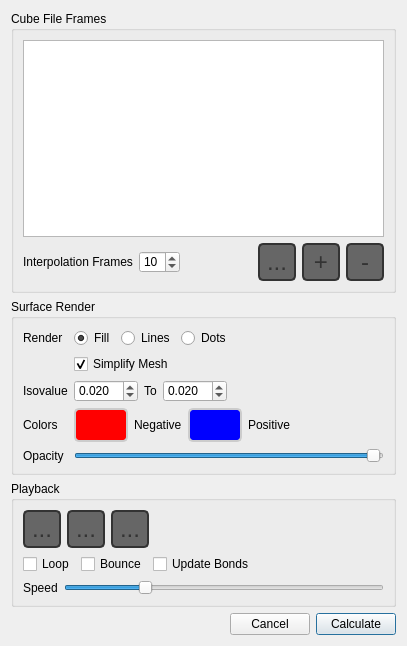
<?xml version="1.0" encoding="UTF-8"?>
<ui version="4.0">
 <class>SurfaceAnimatorDialog</class>
 <widget class="QDialog" name="SurfaceAnimatorDialog">
  <property name="geometry">
   <rect>
    <x>0</x>
    <y>0</y>
    <width>407</width>
    <height>646</height>
   </rect>
  </property>
  <property name="sizePolicy">
   <sizepolicy hsizetype="Expanding" vsizetype="Expanding">
    <horstretch>0</horstretch>
    <verstretch>0</verstretch>
   </sizepolicy>
  </property>
  <property name="windowTitle">
   <string>Create Animation</string>
  </property>
  <property name="styleSheet">
   <string>QToolButton {
   color: #333;
   background-color: #666;
   border-width: 2px;
   border-color: #CCC;
   border-style: solid;
   border-radius: 5;
   padding: 0px;
   min-width: 50px;
   max-width: 50px;
   min-height: 30px;
   max-height: 30px;
}

QToolButton:pressed {
   border-color: #222;
}
</string>
  </property>
  <layout class="QVBoxLayout" name="verticalLayout_4">
   <item>
    <widget class="QGroupBox" name="groupBox">
     <property name="styleSheet">
      <string>QToolButton {
   color: #333;
   background-color: QLinearGradient( x1: 0, y1: 0, x2: 0, y2: 1, 
          stop: 0 #fff,
          stop: 0.5 #eee, 
          stop: 1 #999);
   border-width: 2px;
   border-color: #333;
   border-style: solid;
   border-radius: 5;
   padding: 0px;
   font-size: 24px;
   min-width: 34px;
   max-width: 34px;
   min-height: 34px;
   max-height: 34px;
}

QToolButton:disabled {
  background-color: QLinearGradient( x1: 0, y1: 0, x2: 0, y2: 1, 
          stop: 0 #fff,
          stop: 0.5 #eee, 
          stop: 1 #bbb);
   border-color: #aaa;
   color: #aaa;
}

QToolButton:pressed {
   background-color: QLinearGradient( x1: 0, y1: 0, x2: 0, y2: 1, 
          stop: 0 #999,
          stop: 0.5 #eee, 
          stop: 1 #fff);
}


QToolButton:checked {
   border-color: #b00;
   background-color: QLinearGradient( x1: 0, y1: 0, x2: 0, y2: 1, 
          stop: 0 #999,
          stop: 0.5 #eee, 
          stop: 1 #fff);
}

QToolTip {
   border: 2px solid darkkhaki;
   padding: 2px;
   border-radius: 3px;
   opacity: 500;
   font-size: 10px;
}</string>
     </property>
     <property name="title">
      <string>Cube File Frames</string>
     </property>
     <layout class="QVBoxLayout" name="verticalLayout_3">
      <item>
       <widget class="QListWidget" name="fileList">
        <property name="editTriggers">
         <set>QAbstractItemView::NoEditTriggers</set>
        </property>
        <property name="alternatingRowColors">
         <bool>true</bool>
        </property>
        <property name="selectionMode">
         <enum>QAbstractItemView::SingleSelection</enum>
        </property>
       </widget>
      </item>
      <item>
       <layout class="QHBoxLayout" name="horizontalLayout_2">
        <item>
         <widget class="QLabel" name="label_4">
          <property name="text">
           <string>Interpolation Frames</string>
          </property>
         </widget>
        </item>
        <item>
         <widget class="QSpinBox" name="interpolationFrames">
          <property name="minimum">
           <number>0</number>
          </property>
          <property name="maximum">
           <number>99</number>
          </property>
          <property name="value">
           <number>10</number>
          </property>
         </widget>
        </item>
        <item>
         <spacer name="horizontalSpacer_2">
          <property name="orientation">
           <enum>Qt::Horizontal</enum>
          </property>
          <property name="sizeHint" stdset="0">
           <size>
            <width>40</width>
            <height>20</height>
           </size>
          </property>
         </spacer>
        </item>
        <item>
         <widget class="QToolButton" name="reverseButton">
          <property name="toolTip">
           <string>Reverse file list order</string>
          </property>
          <property name="text">
           <string>...</string>
          </property>
          <property name="icon">
           <iconset resource="IQmol.qrc">
            <normaloff>:/resources/icons/Up-down.png</normaloff>:/resources/icons/Up-down.png</iconset>
          </property>
          <property name="iconSize">
           <size>
            <width>24</width>
            <height>24</height>
           </size>
          </property>
         </widget>
        </item>
        <item>
         <widget class="QToolButton" name="upButton">
          <property name="toolTip">
           <string>Move selection up</string>
          </property>
          <property name="text">
           <string>+</string>
          </property>
          <property name="icon">
           <iconset resource="IQmol.qrc">
            <normaloff>:/resources/icons/Up.png</normaloff>:/resources/icons/Up.png</iconset>
          </property>
          <property name="iconSize">
           <size>
            <width>24</width>
            <height>24</height>
           </size>
          </property>
         </widget>
        </item>
        <item>
         <widget class="QToolButton" name="downButton">
          <property name="toolTip">
           <string>Move selection down</string>
          </property>
          <property name="text">
           <string>-</string>
          </property>
          <property name="icon">
           <iconset resource="IQmol.qrc">
            <normaloff>:/resources/icons/Down.png</normaloff>:/resources/icons/Down.png</iconset>
          </property>
          <property name="iconSize">
           <size>
            <width>24</width>
            <height>24</height>
           </size>
          </property>
         </widget>
        </item>
       </layout>
      </item>
     </layout>
    </widget>
   </item>
   <item>
    <widget class="QGroupBox" name="groupBox_3">
     <property name="title">
      <string>Surface Render</string>
     </property>
     <layout class="QVBoxLayout" name="verticalLayout_2">
      <item>
       <layout class="QGridLayout" name="gridLayout">
        <item row="4" column="0">
         <widget class="QLabel" name="label_8">
          <property name="text">
           <string>Opacity</string>
          </property>
         </widget>
        </item>
        <item row="3" column="0">
         <widget class="QLabel" name="label">
          <property name="text">
           <string>Colors</string>
          </property>
         </widget>
        </item>
        <item row="2" column="0">
         <widget class="QLabel" name="label_3">
          <property name="text">
           <string>Isovalue</string>
          </property>
         </widget>
        </item>
        <item row="4" column="1">
         <widget class="QSlider" name="transparencySlider">
          <property name="maximum">
           <number>100</number>
          </property>
          <property name="value">
           <number>99</number>
          </property>
          <property name="sliderPosition">
           <number>99</number>
          </property>
          <property name="orientation">
           <enum>Qt::Horizontal</enum>
          </property>
         </widget>
        </item>
        <item row="3" column="1">
         <layout class="QHBoxLayout" name="horizontalLayout_4">
          <item>
           <widget class="QToolButton" name="negativeColorButton">
            <property name="styleSheet">
             <string notr="true">QToolButton {
   background-color: rgb(255, 0, 0);
}</string>
            </property>
            <property name="text">
             <string/>
            </property>
            <property name="iconSize">
             <size>
              <width>32</width>
              <height>16</height>
             </size>
            </property>
           </widget>
          </item>
          <item>
           <widget class="QLabel" name="negativeLabel">
            <property name="text">
             <string>Negative</string>
            </property>
           </widget>
          </item>
          <item>
           <widget class="QToolButton" name="positiveColorButton">
            <property name="styleSheet">
             <string notr="true">QToolButton {
   background-color: rgb(0, 0, 255);
}</string>
            </property>
            <property name="text">
             <string/>
            </property>
            <property name="iconSize">
             <size>
              <width>32</width>
              <height>16</height>
             </size>
            </property>
           </widget>
          </item>
          <item>
           <widget class="QLabel" name="label_9">
            <property name="text">
             <string>Positive</string>
            </property>
           </widget>
          </item>
          <item>
           <spacer name="horizontalSpacer_10">
            <property name="orientation">
             <enum>Qt::Horizontal</enum>
            </property>
            <property name="sizeHint" stdset="0">
             <size>
              <width>40</width>
              <height>20</height>
             </size>
            </property>
           </spacer>
          </item>
         </layout>
        </item>
        <item row="2" column="1">
         <layout class="QHBoxLayout" name="horizontalLayout_3">
          <item>
           <widget class="QDoubleSpinBox" name="isovalue">
            <property name="decimals">
             <number>3</number>
            </property>
            <property name="minimum">
             <double>0.001000000000000</double>
            </property>
            <property name="maximum">
             <double>99.998999999999995</double>
            </property>
            <property name="singleStep">
             <double>0.001000000000000</double>
            </property>
            <property name="value">
             <double>0.020000000000000</double>
            </property>
           </widget>
          </item>
          <item>
           <widget class="QLabel" name="toLabel">
            <property name="text">
             <string>To</string>
            </property>
           </widget>
          </item>
          <item>
           <widget class="QDoubleSpinBox" name="isovalue2">
            <property name="decimals">
             <number>3</number>
            </property>
            <property name="minimum">
             <double>0.001000000000000</double>
            </property>
            <property name="maximum">
             <double>99.998999999999995</double>
            </property>
            <property name="singleStep">
             <double>0.001000000000000</double>
            </property>
            <property name="value">
             <double>0.020000000000000</double>
            </property>
           </widget>
          </item>
          <item>
           <spacer name="horizontalSpacer_4">
            <property name="orientation">
             <enum>Qt::Horizontal</enum>
            </property>
            <property name="sizeHint" stdset="0">
             <size>
              <width>40</width>
              <height>20</height>
             </size>
            </property>
           </spacer>
          </item>
         </layout>
        </item>
        <item row="0" column="0">
         <widget class="QLabel" name="label_2">
          <property name="text">
           <string>Render</string>
          </property>
         </widget>
        </item>
        <item row="0" column="1">
         <layout class="QHBoxLayout" name="horizontalLayout">
          <item>
           <widget class="QRadioButton" name="fillButton">
            <property name="text">
             <string>Fill</string>
            </property>
            <property name="checked">
             <bool>true</bool>
            </property>
           </widget>
          </item>
          <item>
           <widget class="QRadioButton" name="linesButton">
            <property name="text">
             <string>Lines</string>
            </property>
           </widget>
          </item>
          <item>
           <widget class="QRadioButton" name="dotsButton">
            <property name="text">
             <string>Dots</string>
            </property>
           </widget>
          </item>
          <item>
           <spacer name="horizontalSpacer">
            <property name="orientation">
             <enum>Qt::Horizontal</enum>
            </property>
            <property name="sizeHint" stdset="0">
             <size>
              <width>40</width>
              <height>20</height>
             </size>
            </property>
           </spacer>
          </item>
         </layout>
        </item>
        <item row="1" column="1">
         <widget class="QCheckBox" name="simplifyMesh">
          <property name="toolTip">
           <string>Use mesh decimation to reduce the complexity of the surface mesh</string>
          </property>
          <property name="text">
           <string>Simplify Mesh</string>
          </property>
          <property name="checked">
           <bool>true</bool>
          </property>
         </widget>
        </item>
       </layout>
      </item>
     </layout>
    </widget>
   </item>
   <item>
    <widget class="QGroupBox" name="playbackBox">
     <property name="styleSheet">
      <string>QToolButton {
   color: #333;
   background-color: QLinearGradient( x1: 0, y1: 0, x2: 0, y2: 1, 
          stop: 0 #fff,
          stop: 0.5 #eee, 
          stop: 1 #999);
   border-width: 2px;
   border-color: #333;
   border-style: solid;
   border-radius: 5;
   padding: 0px;
   font-size: 24px;
   min-width: 34px;
   max-width: 34px;
   min-height: 34px;
   max-height: 34px;
}

QToolButton:disabled {
  background-color: QLinearGradient( x1: 0, y1: 0, x2: 0, y2: 1, 
          stop: 0 #fff,
          stop: 0.5 #eee, 
          stop: 1 #bbb);
   border-color: #aaa;
   color: #aaa;
}


QToolButton:pressed {
   background-color: QLinearGradient( x1: 0, y1: 0, x2: 0, y2: 1, 
          stop: 0 #999,
          stop: 0.5 #eee, 
          stop: 1 #fff);
}


QToolButton:checked {
   border-color: #b00;
}

QToolTip {
   border: 2px solid darkkhaki;
   padding: 2px;
   border-radius: 3px;
   opacity: 500;
   font-size: 10px;
}</string>
     </property>
     <property name="title">
      <string>Playback</string>
     </property>
     <layout class="QVBoxLayout" name="verticalLayout">
      <item>
       <layout class="QHBoxLayout" name="horizontalLayout_5">
        <item>
         <widget class="QToolButton" name="backButton">
          <property name="toolTip">
           <string>Show previous conformer</string>
          </property>
          <property name="text">
           <string>...</string>
          </property>
          <property name="icon">
           <iconset resource="IQmol.qrc">
            <normaloff>:/resources/icons/GoBack.png</normaloff>:/resources/icons/GoBack.png</iconset>
          </property>
          <property name="iconSize">
           <size>
            <width>24</width>
            <height>24</height>
           </size>
          </property>
         </widget>
        </item>
        <item>
         <widget class="QToolButton" name="playButton">
          <property name="toolTip">
           <string>Start and stop animation</string>
          </property>
          <property name="styleSheet">
           <string>QToolButton:checked {
   border-color: #333;
}</string>
          </property>
          <property name="text">
           <string>...</string>
          </property>
          <property name="icon">
           <iconset resource="IQmol.qrc">
            <normaloff>:/resources/icons/Play.png</normaloff>
            <normalon>:/resources/icons/Stop.png</normalon>:/resources/icons/Play.png</iconset>
          </property>
          <property name="iconSize">
           <size>
            <width>24</width>
            <height>24</height>
           </size>
          </property>
          <property name="checkable">
           <bool>true</bool>
          </property>
         </widget>
        </item>
        <item>
         <widget class="QToolButton" name="forwardButton">
          <property name="toolTip">
           <string>Show next conformer</string>
          </property>
          <property name="text">
           <string>...</string>
          </property>
          <property name="icon">
           <iconset resource="IQmol.qrc">
            <normaloff>:/resources/icons/GoForward.png</normaloff>:/resources/icons/GoForward.png</iconset>
          </property>
          <property name="iconSize">
           <size>
            <width>24</width>
            <height>24</height>
           </size>
          </property>
         </widget>
        </item>
        <item>
         <spacer name="horizontalSpacer_5">
          <property name="orientation">
           <enum>Qt::Horizontal</enum>
          </property>
          <property name="sizeHint" stdset="0">
           <size>
            <width>40</width>
            <height>20</height>
           </size>
          </property>
         </spacer>
        </item>
       </layout>
      </item>
      <item>
       <layout class="QHBoxLayout" name="horizontalLayout_6">
        <item>
         <widget class="QCheckBox" name="loopButton">
          <property name="text">
           <string>Loop</string>
          </property>
          <property name="checked">
           <bool>false</bool>
          </property>
         </widget>
        </item>
        <item>
         <widget class="QCheckBox" name="bounceButton">
          <property name="toolTip">
           <string>Reverses the loop at the end</string>
          </property>
          <property name="text">
           <string>Bounce</string>
          </property>
         </widget>
        </item>
        <item>
         <widget class="QCheckBox" name="updateBondsButton">
          <property name="toolTip">
           <string>Reperceive bond for each conformer</string>
          </property>
          <property name="text">
           <string>Update Bonds</string>
          </property>
         </widget>
        </item>
        <item>
         <spacer name="horizontalSpacer_6">
          <property name="orientation">
           <enum>Qt::Horizontal</enum>
          </property>
          <property name="sizeHint" stdset="0">
           <size>
            <width>10</width>
            <height>20</height>
           </size>
          </property>
         </spacer>
        </item>
       </layout>
      </item>
      <item>
       <layout class="QHBoxLayout" name="horizontalLayout_7">
        <item>
         <widget class="QLabel" name="speedLabel">
          <property name="text">
           <string>Speed</string>
          </property>
         </widget>
        </item>
        <item>
         <widget class="QSlider" name="speedSlider">
          <property name="toolTip">
           <string>Controls the speed of animation</string>
          </property>
          <property name="minimum">
           <number>1</number>
          </property>
          <property name="maximum">
           <number>100</number>
          </property>
          <property name="value">
           <number>25</number>
          </property>
          <property name="orientation">
           <enum>Qt::Horizontal</enum>
          </property>
         </widget>
        </item>
       </layout>
      </item>
     </layout>
    </widget>
   </item>
   <item>
    <layout class="QHBoxLayout" name="horizontalLayout_8">
     <item>
      <spacer name="horizontalSpacer_3">
       <property name="orientation">
        <enum>Qt::Horizontal</enum>
       </property>
       <property name="sizeHint" stdset="0">
        <size>
         <width>40</width>
         <height>20</height>
        </size>
       </property>
      </spacer>
     </item>
     <item>
      <widget class="QPushButton" name="cancelButton">
       <property name="text">
        <string>Cancel</string>
       </property>
       <property name="autoDefault">
        <bool>false</bool>
       </property>
      </widget>
     </item>
     <item>
      <widget class="QPushButton" name="calculateButton">
       <property name="text">
        <string>Calculate</string>
       </property>
       <property name="default">
        <bool>true</bool>
       </property>
      </widget>
     </item>
    </layout>
   </item>
  </layout>
 </widget>
 <tabstops>
  <tabstop>calculateButton</tabstop>
  <tabstop>fileList</tabstop>
  <tabstop>interpolationFrames</tabstop>
  <tabstop>upButton</tabstop>
  <tabstop>downButton</tabstop>
  <tabstop>fillButton</tabstop>
  <tabstop>linesButton</tabstop>
  <tabstop>dotsButton</tabstop>
  <tabstop>simplifyMesh</tabstop>
  <tabstop>isovalue</tabstop>
  <tabstop>isovalue2</tabstop>
  <tabstop>negativeColorButton</tabstop>
  <tabstop>positiveColorButton</tabstop>
  <tabstop>transparencySlider</tabstop>
  <tabstop>backButton</tabstop>
  <tabstop>playButton</tabstop>
  <tabstop>forwardButton</tabstop>
  <tabstop>loopButton</tabstop>
  <tabstop>bounceButton</tabstop>
  <tabstop>updateBondsButton</tabstop>
  <tabstop>speedSlider</tabstop>
  <tabstop>cancelButton</tabstop>
 </tabstops>
 <resources>
  <include location="IQmol.qrc"/>
 </resources>
 <connections>
  <connection>
   <sender>cancelButton</sender>
   <signal>clicked()</signal>
   <receiver>SurfaceAnimatorDialog</receiver>
   <slot>close()</slot>
   <hints>
    <hint type="sourcelabel">
     <x>270</x>
     <y>566</y>
    </hint>
    <hint type="destinationlabel">
     <x>212</x>
     <y>297</y>
    </hint>
   </hints>
  </connection>
 </connections>
</ui>
